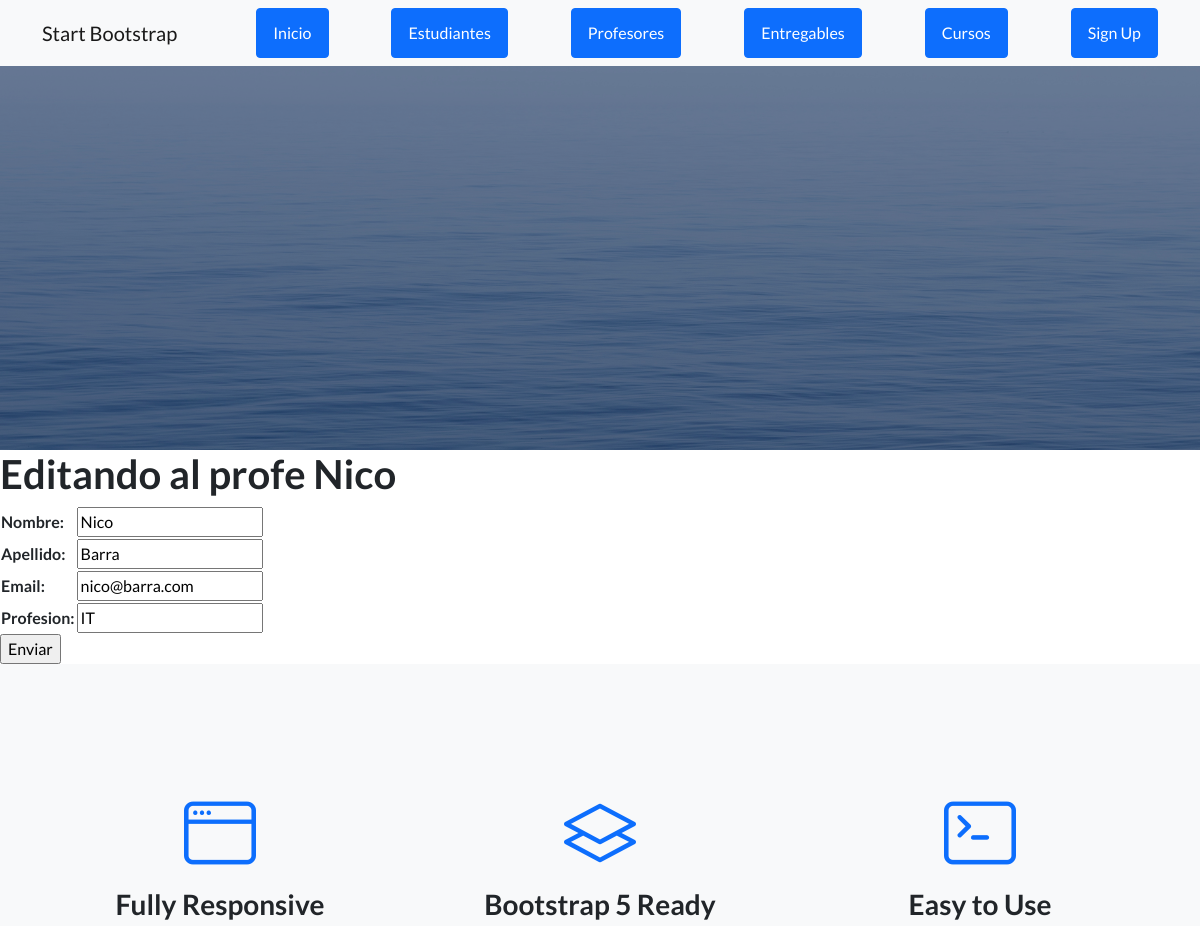
Page /AppCoder/editar_profesor/Nico (upper part) on the earlier database version.
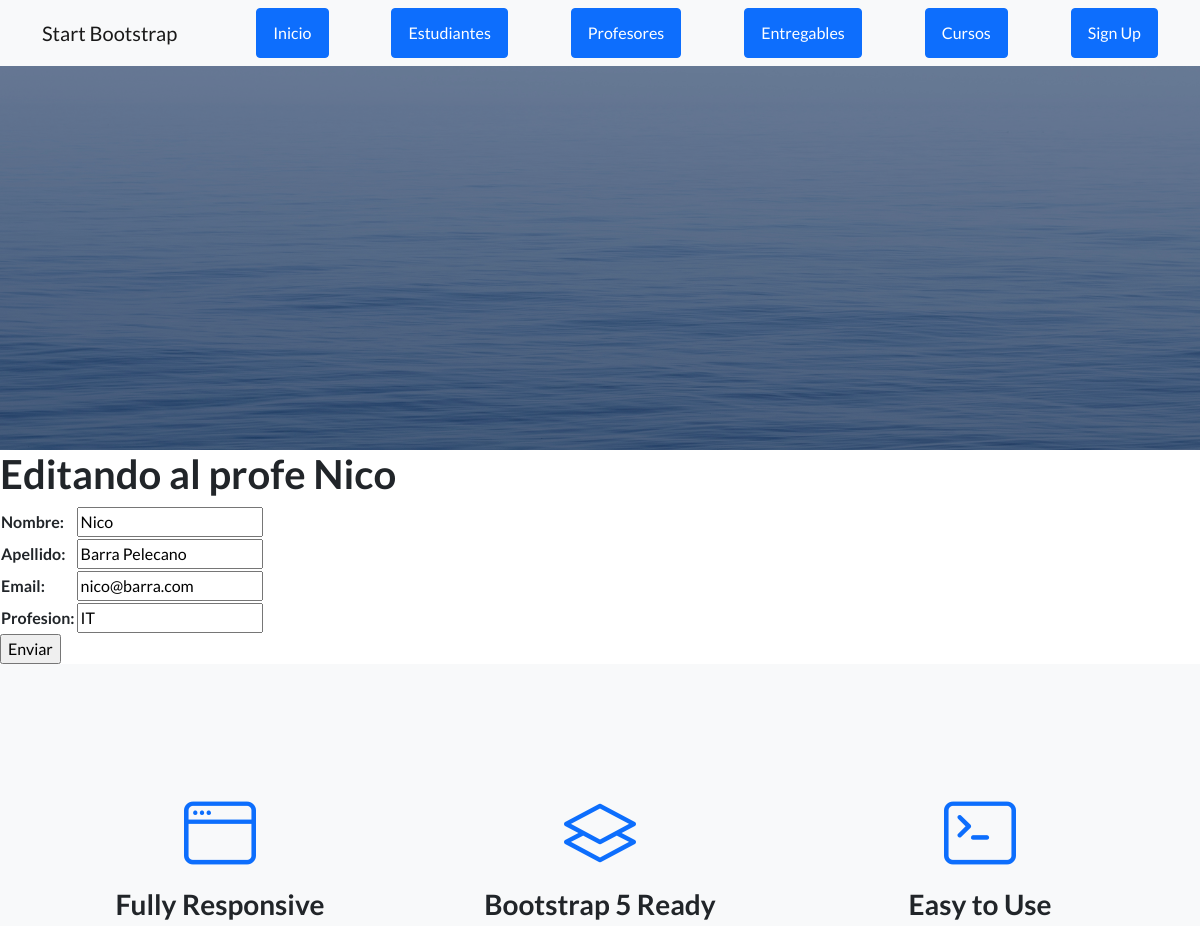
Same page on the later database version.
### AppCoder/models.py (models this page shows, shortened)
class Profesor(models.Model):
    nombre= models.CharField(max_length=50)
    apellido= models.CharField(max_length=50)
    email= models.EmailField()
    profesion= models.CharField(max_length=50)

### AppCoder/views.py (the view)
# urls.py: path('editar_profesor/<nombre_profesor>', editar_profesor, name= 'editar_profesor'),
def editar_profesor(request, nombre_profesor):
    profe=Profesor.objects.get(nombre=nombre_profesor)
    if request.method=="POST": #POST: por form. por GET: por línea de direcciones
        form=Profe_form(request.POST)
        if form.is_valid():
            info=form.cleaned_data
            profe.nombre=info["nombre"]
            profe.apellido=info["apellido"]
            profe.email=info["email"]
            profe.profesion=info["profesion"]
            profe.save()
            return render(request, "AppCoder/inicio.html")
    else:
        form=Profe_form(initial={"nombre": profe.nombre, "apellido": profe.apellido, "email": profe.email, "profesion": profe.profesion}) #es el Profe_form pero con los valores que elegimos
    return render(request, "AppCoder/editar_profe.html", {"formulario":form, "nombre_profesor":nombre_profesor})

### AppCoder/forms.py
class Profe_form(forms.Form):
    nombre=forms.CharField(max_length=50)
    apellido=forms.CharField(max_length=50)
    email=forms.EmailField()
    profesion=forms.CharField(max_length=50)

### AppCoder/templates/AppCoder/editar_profe.html (shortened to what this page needs)
{% extends "AppCoder/padre.html" %}
{% load static %}
{% block contenido_que_cambia %}
<h1>Editando al profe {{ nombre_profesor }}</h1>
    <form action="{% url 'editar_profesor' nombre_profesor %}" method="POST"> {% csrf_token %}
        <table>
            {{formulario.as_table}}
        </table>
        <input type="submit" value="Enviar">
    </form>
{% endblock %}

Differences in the rows shown:
changed Profesor "Nico": apellido "Barra" → "Barra Pelecano"
